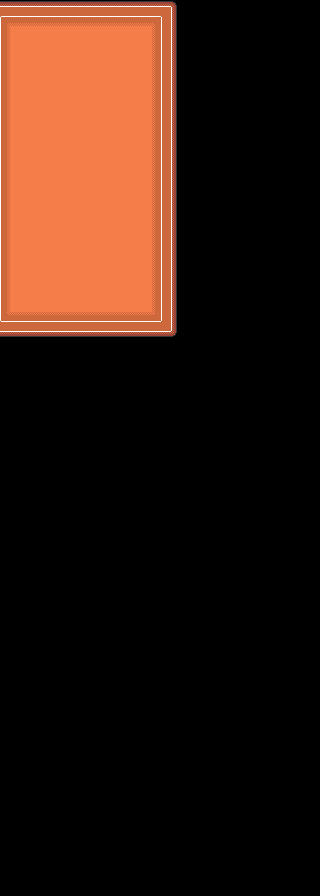

The image is a tile-based game level rendered from a .tmx file. Its description and complete source (layers, tilesets, objects, tile grids) follow:
An orthogonal 20x56 tile map with 16x16 px tiles, 1 tile layer (Tile Layer 1).

<map version="1.10" tiledversion="1.11.2" orientation="orthogonal" renderorder="left-down" width="20" height="56" tilewidth="16" tileheight="16" infinite="0" nextlayerid="2" nextobjectid="1">
 <editorsettings>
  <export target="level.json" format="coordinate_json_api" />
 </editorsettings>
 <tileset firstgid="1" source="ss.tsx" />
 <layer id="1" name="Tile Layer 1" width="20" height="56" offsetx="-15" offsety="1">
  <data encoding="csv">
41,42,42,42,42,42,42,42,42,42,42,43,0,0,0,0,0,0,0,0,
61,44,45,45,45,45,45,45,45,45,46,63,0,0,0,0,0,0,0,0,
61,64,62,62,62,62,62,62,62,62,66,63,0,0,0,0,0,0,0,0,
61,64,62,62,62,62,62,62,62,62,66,63,0,0,0,0,0,0,0,0,
61,64,62,62,62,62,62,62,62,62,66,63,0,0,0,0,0,0,0,0,
61,64,62,62,62,62,62,62,62,62,66,63,0,0,0,0,0,0,0,0,
61,64,62,62,62,62,62,62,62,62,66,63,0,0,0,0,0,0,0,0,
61,64,62,62,62,62,62,62,62,62,66,63,0,0,0,0,0,0,0,0,
61,64,62,62,62,62,62,62,62,62,66,63,0,0,0,0,0,0,0,0,
61,64,62,62,62,62,62,62,62,62,66,63,0,0,0,0,0,0,0,0,
61,64,62,62,62,62,62,62,62,62,66,63,0,0,0,0,0,0,0,0,
61,64,62,62,62,62,62,62,62,62,66,63,0,0,0,0,0,0,0,0,
61,64,62,62,62,62,62,62,62,62,66,63,0,0,0,0,0,0,0,0,
61,64,62,62,62,62,62,62,62,62,66,63,0,0,0,0,0,0,0,0,
61,64,62,62,62,62,62,62,62,62,66,63,0,0,0,0,0,0,0,0,
61,64,62,62,62,62,62,62,62,62,66,63,0,0,0,0,0,0,0,0,
61,64,62,62,62,62,62,62,62,62,66,63,0,0,0,0,0,0,0,0,
61,64,62,62,62,62,62,62,62,62,66,63,0,0,0,0,0,0,0,0,
61,64,62,62,62,62,62,62,62,62,66,63,0,0,0,0,0,0,0,0,
61,84,85,85,85,85,85,85,85,85,86,63,0,0,0,0,0,0,0,0,
81,82,82,82,82,82,82,82,82,82,82,83,0,0,0,0,0,0,0,0,
0,0,0,0,0,0,0,0,0,0,0,0,0,0,0,0,0,0,0,0,
0,0,0,0,0,0,0,0,0,0,0,0,0,0,0,0,0,0,0,0,
0,0,0,0,0,0,0,0,0,0,0,0,0,0,0,0,0,0,0,0,
0,0,0,0,0,0,0,0,0,0,0,0,0,0,0,0,0,0,0,0,
0,0,0,0,0,0,0,0,0,0,0,0,0,0,0,0,0,0,0,0,
0,0,0,0,0,0,0,0,0,0,0,0,0,0,0,0,0,0,0,0,
0,0,0,0,0,0,0,0,0,0,0,0,0,0,0,0,0,0,0,0,
0,0,0,0,0,0,0,0,0,0,0,0,0,0,0,0,0,0,0,0,
0,0,0,0,0,0,0,0,0,0,0,0,0,0,0,0,0,0,0,0,
0,0,0,0,0,0,0,0,0,0,0,0,0,0,0,0,0,0,0,0,
0,0,0,0,0,0,0,0,0,0,0,0,0,0,0,0,0,0,0,0,
0,0,0,0,0,0,0,0,0,0,0,0,0,0,0,0,0,0,0,0,
0,0,0,0,0,0,0,0,0,0,0,0,0,0,0,0,0,0,0,0,
0,0,0,0,0,0,0,0,0,0,0,0,0,0,0,0,0,0,0,0,
0,0,0,0,0,0,0,0,0,0,0,0,0,0,0,0,0,0,0,0,
0,0,0,0,0,0,0,0,0,0,0,0,0,0,0,0,0,0,0,0,
0,0,0,0,0,0,0,0,0,0,0,0,0,0,0,0,0,0,0,0,
0,0,0,0,0,0,0,0,0,0,0,0,0,0,0,0,0,0,0,0,
0,0,0,0,0,0,0,0,0,0,0,0,0,0,0,0,0,0,0,0,
0,0,0,0,0,0,0,0,0,0,0,0,0,0,0,0,0,0,0,0,
0,0,0,0,0,0,0,0,0,0,0,0,0,0,0,0,0,0,0,0,
0,0,0,0,0,0,0,0,0,0,0,0,0,0,0,0,0,0,0,0,
0,0,0,0,0,0,0,0,0,0,0,0,0,0,0,0,0,0,0,0,
0,0,0,0,0,0,0,0,0,0,0,0,0,0,0,0,0,0,0,0,
0,0,0,0,0,0,0,0,0,0,0,0,0,0,0,0,0,0,0,0,
0,0,0,0,0,0,0,0,0,0,0,0,0,0,0,0,0,0,0,0,
0,0,0,0,0,0,0,0,0,0,0,0,0,0,0,0,0,0,0,0,
0,0,0,0,0,0,0,0,0,0,0,0,0,0,0,0,0,0,0,0,
0,0,0,0,0,0,0,0,0,0,0,0,0,0,0,0,0,0,0,0,
0,0,0,0,0,0,0,0,0,0,0,0,0,0,0,0,0,0,0,0,
0,0,0,0,0,0,0,0,0,0,0,0,0,0,0,0,0,0,0,0,
0,0,0,0,0,0,0,0,0,0,0,0,0,0,0,0,0,0,0,0,
0,0,0,0,0,0,0,0,0,0,0,0,0,0,0,0,0,0,0,0,
0,0,0,0,0,0,0,0,0,0,0,0,0,0,0,0,0,0,0,0,
0,0,0,0,0,0,0,0,0,0,0,0,0,0,0,0,0,0,0,0
</data>
 </layer>
</map>